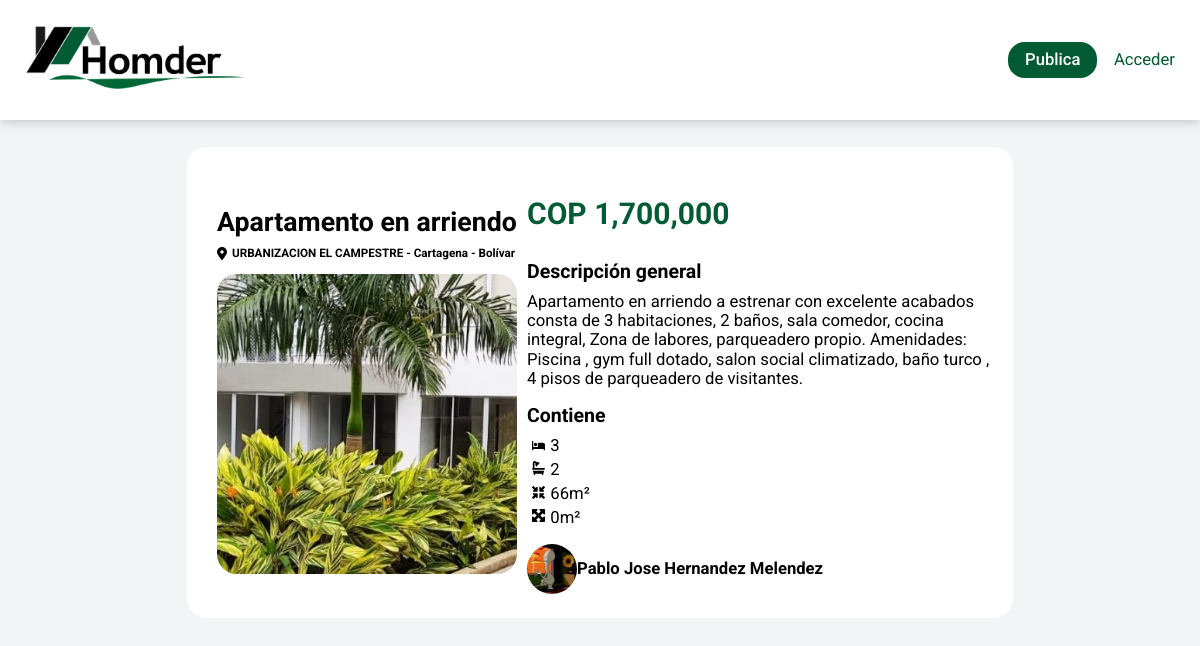
Screenshot of /post.php?id=3 with the database file from the repository.
### tables this page shows
CREATE TABLE `posts` (
  `id` int(11) NOT NULL,
  `title` varchar(100) NOT NULL,
  `description` varchar(500) NOT NULL,
  `location` varchar(120) DEFAULT NULL,
  `price` varchar(20) NOT NULL,
  `rooms` int(11) DEFAULT NULL,
  `bathrooms` int(11) DEFAULT NULL,
  `innerArea` decimal(10,0) DEFAULT NULL,
  `outerArea` decimal(10,0) DEFAULT NULL,
  `userID` int(11) DEFAULT NULL
);

CREATE TABLE `post_images` (
  `id` int(11) NOT NULL,
  `file_name` varchar(255) NOT NULL,
  `uploaded_on` datetime NOT NULL,
  `status` enum('0','1') DEFAULT '1',
  `post_id` int(11) DEFAULT NULL
);

CREATE TABLE `users` (
  `id` int(11) NOT NULL,
  `name` varchar(100) NOT NULL,
  `email` varchar(100) NOT NULL,
  `password` varchar(100) NOT NULL,
  `description` varchar(255) DEFAULT NULL,
  `phone` varchar(15) DEFAULT NULL,
  `profile-pic` varchar(255) DEFAULT 'default-user.svg'
);

### post.php (the view, shortened to what this page needs)
<!DOCTYPE html>
<?php
include 'scripts/php/partials/header-config_1.php';
$post_id=$_GET['id'];
$posts=$connect->query("SELECT * FROM posts WHERE id=$post_id");
if($posts->num_rows>0){
    $post=$posts->fetch_assoc();
    $post_userID=$post['userID'];
    $users=$connect->query("SELECT * FROM users WHERE id=$post_userID");
    if($users->num_rows>0){
        $author=$users->fetch_assoc();
        $thisProfilePicture=$author['profile-pic'];
        $thisProfilePictureFolder="uploads/";
        $imagesPHP=$connect->query("SELECT * FROM post_images WHERE post_id=$post_id");
    }
    else{
        post_notFound();
    }
} else{
    post_notFound();
}
?>
<html lang="es">
<head>
    <link rel="stylesheet" href="styles/css//03_pages/post.css">
</head>
<body>
    <?php include "scripts/php/partials/header.php";?>
    <main>
        <div class="post">
            <div class="post__presentation">
                <div class="post__info">
                    <h2 class="post__title"><?php echo $post['title']?></h2>
                    <div class="location"><?php echo $post['location']?></div>
                </div>
                <div class="post__images">
                    <?php
                    if(!$imagesPHP->num_rows>0){
                        $preview="http://localhost/Homder/img/default-photo.svg";?>
                        <img class="post__image" src="<?php echo $preview?>" alt="El creador de la publicación no subió fotos.">
                    <?php }
                    else{
                        $first=true;
                        while($row=$imagesPHP->fetch_assoc()){
                            if($first){
                                $first=false;
                                ?>
                                <img class="post__image" src="<?php echo "http://localhost/homder/uploads/".$row['file_name']?>" alt="Previsualización de las imágenes asociadas a la publicación.">
                        <?php
                            }
                        ?>
                        <?php
                        }
                        ?>
                    <?php
                    }
                    ?>
                </div>
            </div>
            <div>
                <div class="post__description">
                    <h3 class="post__price"><?php echo $post['price'];?></h3>
                    <h3 class="post__section">Descripción general</h3>
                    <?php echo $post['description']?>
                    <h3 class="post__section">Contiene</h3>
                    <?php
                    if(isset($post['rooms'])){
                        echo '<div class="feature rooms">'. $post['rooms'] .'</div>';
                    }
                    if(isset($post['bathrooms'])){
                        echo '<div class="feature bathrooms">'. $post['bathrooms'] .'</div>';
                    }
                    if(isset($post['innerArea'])){
                        echo '<div class="feature area-inside">'. $post['innerArea'] .'m²</div>';
                    }
                    if(isset($post['outerArea'])){
                        echo '<div class="feature area-outside">'. $post['outerArea'] .'m²</div>';
                    }
                    ?>
                </div>
                <div class="contact" onclick="window.location='http://localhost/homder/profile.php?id=<?php echo $author['id']?>';">
                    <div class="contact__author">
                        <image class="contact__profile" src="<?php echo "http://localhost/homder/".$thisProfilePictureFolder.$thisProfilePicture?>"></image>
                        <h3 class="contact__name"><?php echo $author['name']?></h3>
                    </div>
                </div>
            </div>
        </div>
    </main>
</body>
</html>

### styles/css/03_pages/post.css (style rules this page uses)
.post { background: white; min-width: 350px; padding: 20px; border-radius: 20px; }
.post__description { margin: 1rem 0; }
.post__presentation { display: flex; justify-content: space-evenly; flex-direction: column; padding: 10px; }
.post__images { height: 300px; aspect-ratio: 1/1; background: #FFF; border-radius: 20px; overflow: hidden; cursor: pointer; position: relative; overflow: hidden; }
.post__image { width: 100%; aspect-ratio: inherit; object-fit:cover; }
.post__price { color:var(--clr-green); font-size: 1.8rem; }
.post__title, .post__section { margin: 1rem 0 .5rem 0; }
.post__title { font-weight: bolder; font-size: 1.6rem; }
@media screen and (min-width:850px) { .post { max-width: 70%; } }
@media screen and (min-width:700px) { .post { display: grid; grid-template-columns: 1fr 2fr; } }
@media screen and (min-width:700px) { .post__image { width: 100%; } }

### styles/css/01_molecules/indicatory.css (style rules this page uses)
.feature { display: flex; margin:5px 5px; }
.feature::before { aspect-ratio: 1/1; height: .8rem; left: 0; margin-right: 5px; }
.location { display: flex; flex-wrap: nowrap; font-size: .7rem; font-weight: bold; gap: 5px; margin: 5px 0 0 0; }
.location::before { aspect-ratio: 1/1; content: url("http://localhost/homder/img/icons/location-dot-solid.svg"); height: .6rem; }
.rooms::before { content: url("http://localhost/homder/img/icons/bed-solid.svg"); }
.bathrooms::before { content: url("http://localhost/homder/img/icons/bath-solid.svg"); }
.area-inside::before { content: url("http://localhost/homder/img/icons/minimize-solid.svg"); }
.area-outside::before { content: url("http://localhost/homder/img/icons/maximize-solid.svg"); }

### styles/css/index.css (style rules this page uses)
* { box-sizing: border-box; }
html { min-height: 100vh; font-size: calc(12px + 0.390625vw); }
body { display: flex; flex-direction: column; min-height: 100vh; background-color: #F2F5F5; }
main { display: flex; flex-direction: column; align-items: center; padding: 10px; }

### styles/css/01_molecules/conctact.css (style rules this page uses)
.contact { cursor: pointer; display: inline-block; }
.contact__author { display: inline-flex; justify-items: center; align-items: center; }
.contact__profile { width: 50px; border-radius: 50%; aspect-ratio: 1/1; }
.contact__name { margin: 0; font-size: 1rem; }

### styles/css/colors.css (style rules this page uses)
:root { --clr-dark:#333; --clr-green-darker:#004629; --clr-green:#005A34; }

### rows the page displays
posts: title "Apartamento en arriendo", location "URBANIZACION EL CAMPESTRE - Cartagena - Bolívar", price "COP 1,700,000", description "Apartamento en arriendo a estrenar con excelente acabados consta de 3 habitaciones, 2 baños, sala comedor, cocina integral, Zona de labores, parqueadero propio. Amenidades: Piscina , gym full dotado, salon social climatizado, baño turco , 4 pisos de parqueadero de visitantes.", rooms "3", bathrooms "2", innerArea "66", outerArea "0"
post_images: file_name (picture)
users: value (picture), name "Pablo Jose Hernandez Melendez"
